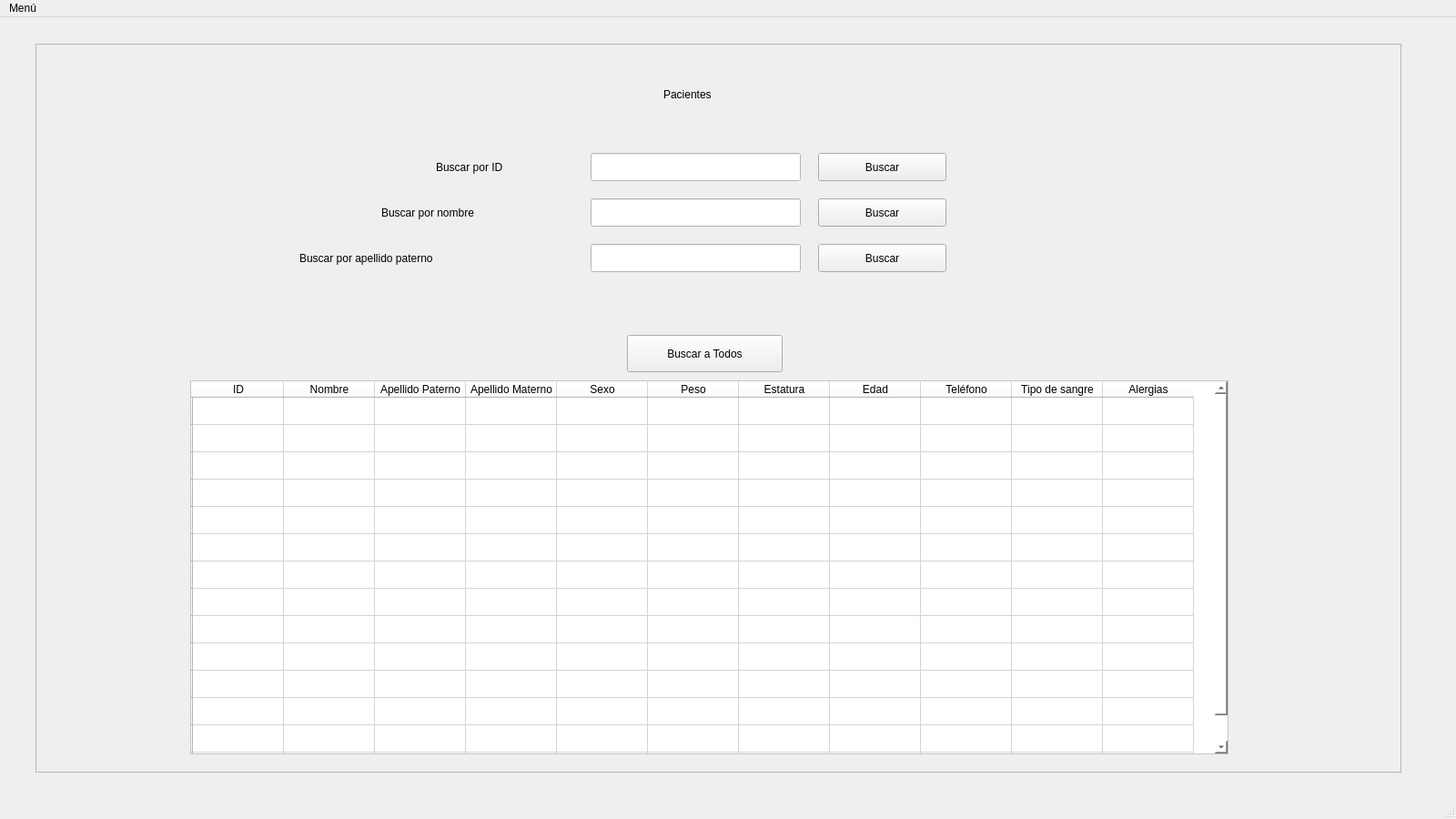
<?xml version="1.0" encoding="UTF-8"?>
<ui version="4.0">
 <class>BuscarPaciente</class>
 <widget class="QMainWindow" name="BuscarPaciente">
  <property name="geometry">
   <rect>
    <x>0</x>
    <y>0</y>
    <width>1600</width>
    <height>900</height>
   </rect>
  </property>
  <property name="minimumSize">
   <size>
    <width>1600</width>
    <height>900</height>
   </size>
  </property>
  <property name="maximumSize">
   <size>
    <width>1920</width>
    <height>1080</height>
   </size>
  </property>
  <property name="windowTitle">
   <string>Buscar paciente</string>
  </property>
  <property name="styleSheet">
   <string notr="true"/>
  </property>
  <widget class="QWidget" name="centralwidget">
   <widget class="QFrame" name="frame">
    <property name="geometry">
     <rect>
      <x>39</x>
      <y>29</y>
      <width>1501</width>
      <height>801</height>
     </rect>
    </property>
    <property name="frameShape">
     <enum>QFrame::StyledPanel</enum>
    </property>
    <property name="frameShadow">
     <enum>QFrame::Raised</enum>
    </property>
    <widget class="QLabel" name="label">
     <property name="geometry">
      <rect>
       <x>690</x>
       <y>40</y>
       <width>121</width>
       <height>31</height>
      </rect>
     </property>
     <property name="text">
      <string>Pacientes</string>
     </property>
    </widget>
    <widget class="QTableWidget" name="tableWidget">
     <property name="geometry">
      <rect>
       <x>170</x>
       <y>370</y>
       <width>1141</width>
       <height>411</height>
      </rect>
     </property>
     <property name="styleSheet">
      <string notr="true">color: rgb(0, 0, 0);
font: 10pt &quot;MS Shell Dlg 2&quot;;
background-color: rgb(255, 255, 255);</string>
     </property>
     <row>
      <property name="text">
       <string/>
      </property>
     </row>
     <row>
      <property name="text">
       <string/>
      </property>
     </row>
     <row>
      <property name="text">
       <string/>
      </property>
     </row>
     <row>
      <property name="text">
       <string/>
      </property>
     </row>
     <row>
      <property name="text">
       <string/>
      </property>
     </row>
     <row>
      <property name="text">
       <string/>
      </property>
     </row>
     <row>
      <property name="text">
       <string/>
      </property>
     </row>
     <row>
      <property name="text">
       <string/>
      </property>
     </row>
     <row>
      <property name="text">
       <string/>
      </property>
     </row>
     <row>
      <property name="text">
       <string/>
      </property>
     </row>
     <row>
      <property name="text">
       <string/>
      </property>
     </row>
     <row>
      <property name="text">
       <string/>
      </property>
     </row>
     <row>
      <property name="text">
       <string/>
      </property>
     </row>
     <row>
      <property name="text">
       <string/>
      </property>
     </row>
     <column>
      <property name="text">
       <string>ID</string>
      </property>
     </column>
     <column>
      <property name="text">
       <string>Nombre</string>
      </property>
     </column>
     <column>
      <property name="text">
       <string>Apellido Paterno</string>
      </property>
     </column>
     <column>
      <property name="text">
       <string>Apellido Materno</string>
      </property>
     </column>
     <column>
      <property name="text">
       <string>Sexo</string>
      </property>
     </column>
     <column>
      <property name="text">
       <string>Peso</string>
      </property>
     </column>
     <column>
      <property name="text">
       <string>Estatura</string>
      </property>
     </column>
     <column>
      <property name="text">
       <string>Edad</string>
      </property>
     </column>
     <column>
      <property name="text">
       <string>Teléfono</string>
      </property>
     </column>
     <column>
      <property name="text">
       <string>Tipo de sangre</string>
      </property>
     </column>
     <column>
      <property name="text">
       <string>Alergias</string>
      </property>
     </column>
    </widget>
    <widget class="QPushButton" name="botonBuscar">
     <property name="geometry">
      <rect>
       <x>650</x>
       <y>320</y>
       <width>171</width>
       <height>41</height>
      </rect>
     </property>
     <property name="text">
      <string>Buscar a Todos</string>
     </property>
    </widget>
    <widget class="QLabel" name="label_2">
     <property name="geometry">
      <rect>
       <x>440</x>
       <y>120</y>
       <width>161</width>
       <height>31</height>
      </rect>
     </property>
     <property name="text">
      <string>Buscar por ID</string>
     </property>
    </widget>
    <widget class="QLineEdit" name="inputId">
     <property name="geometry">
      <rect>
       <x>610</x>
       <y>120</y>
       <width>231</width>
       <height>31</height>
      </rect>
     </property>
     <property name="styleSheet">
      <string notr="true">background-color: rgb(255, 255, 255);</string>
     </property>
    </widget>
    <widget class="QPushButton" name="buscarId">
     <property name="geometry">
      <rect>
       <x>860</x>
       <y>120</y>
       <width>141</width>
       <height>31</height>
      </rect>
     </property>
     <property name="text">
      <string>Buscar</string>
     </property>
    </widget>
    <widget class="QLabel" name="label_3">
     <property name="geometry">
      <rect>
       <x>380</x>
       <y>170</y>
       <width>231</width>
       <height>31</height>
      </rect>
     </property>
     <property name="text">
      <string>Buscar por nombre</string>
     </property>
    </widget>
    <widget class="QLineEdit" name="lineEdit">
     <property name="geometry">
      <rect>
       <x>610</x>
       <y>170</y>
       <width>231</width>
       <height>31</height>
      </rect>
     </property>
     <property name="styleSheet">
      <string notr="true">background-color: rgb(255, 255, 255);</string>
     </property>
    </widget>
    <widget class="QPushButton" name="buscarNombre">
     <property name="geometry">
      <rect>
       <x>860</x>
       <y>170</y>
       <width>141</width>
       <height>31</height>
      </rect>
     </property>
     <property name="text">
      <string>Buscar</string>
     </property>
    </widget>
    <widget class="QLabel" name="label_4">
     <property name="geometry">
      <rect>
       <x>290</x>
       <y>220</y>
       <width>291</width>
       <height>31</height>
      </rect>
     </property>
     <property name="text">
      <string>Buscar por apellido paterno</string>
     </property>
    </widget>
    <widget class="QLineEdit" name="lineEdit_2">
     <property name="geometry">
      <rect>
       <x>610</x>
       <y>220</y>
       <width>231</width>
       <height>31</height>
      </rect>
     </property>
     <property name="styleSheet">
      <string notr="true">background-color: rgb(255, 255, 255);</string>
     </property>
    </widget>
    <widget class="QPushButton" name="buscarApellidoP">
     <property name="geometry">
      <rect>
       <x>860</x>
       <y>220</y>
       <width>141</width>
       <height>31</height>
      </rect>
     </property>
     <property name="text">
      <string>Buscar</string>
     </property>
    </widget>
   </widget>
  </widget>
  <widget class="QMenuBar" name="menubar">
   <property name="geometry">
    <rect>
     <x>0</x>
     <y>0</y>
     <width>1600</width>
     <height>21</height>
    </rect>
   </property>
   <widget class="QMenu" name="menuMen">
    <property name="title">
     <string>Menú</string>
    </property>
    <addaction name="separator"/>
    <addaction name="actionRegresar"/>
   </widget>
   <addaction name="menuMen"/>
  </widget>
  <widget class="QStatusBar" name="statusbar"/>
  <action name="actionRegresar">
   <property name="text">
    <string>Regresar</string>
   </property>
  </action>
  <action name="actionID">
   <property name="text">
    <string>ID</string>
   </property>
  </action>
  <action name="actionNombre">
   <property name="text">
    <string>Nombre</string>
   </property>
  </action>
  <action name="actionTipo_de_sangre">
   <property name="text">
    <string>Tipo de sangre</string>
   </property>
  </action>
 </widget>
 <resources>
  <include location="../Imagenes/Imagen.qrc"/>
 </resources>
 <connections/>
</ui>
